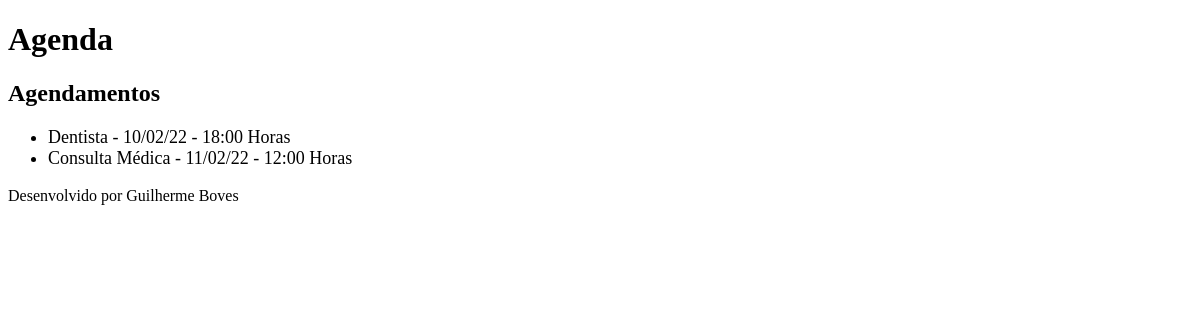
/agenda/, run on an earlier commit of the app's database.
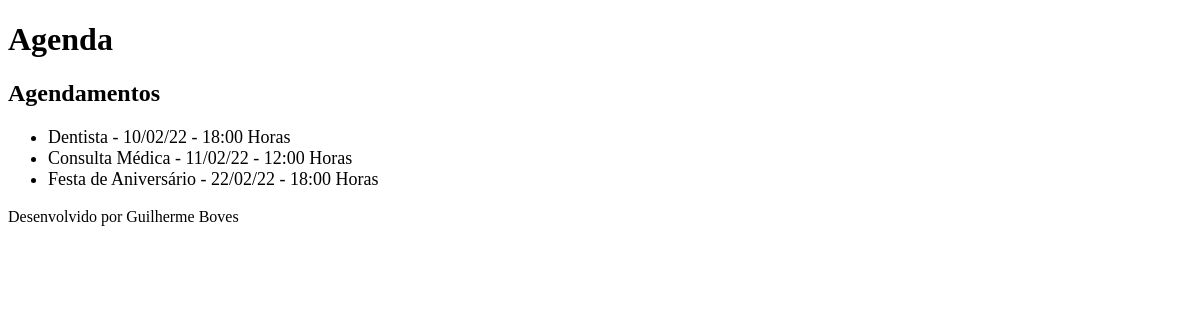
And on a later commit of the database.
### core/models.py (models this page shows, shortened)
class Evento(models.Model):
    titulo = models.CharField(max_length=100)
    descricao = models.TextField(blank=True, null=True)
    data_evento = models.DateTimeField(verbose_name='Data do Evento')
    data_criacao = models.DateTimeField(auto_now=True, verbose_name='Data de Criação')
    usuario = models.ForeignKey(User, on_delete=models.CASCADE)
    class Meta:
        db_table = 'evento'
    def get_data_evento(self):
        return self.data_evento.strftime('%d/%m/%y - %H:%M Horas')

### core/views.py (the view)
# urls.py: path('agenda/', views.listaEventos),
def listaEventos(request):
    evento = Evento.objects.all()
    dados = {'eventos':evento}
    return render(request, 'agenda.html', dados)

### templates/agenda.html
{% extends "model-page.html" %}
{% block content %}
    <h2>Agendamentos</h2>
    <ul style="font-size: 18px">
        {% for evento in eventos %}
            <li>{{evento.titulo}} - {{evento.get_data_evento}}</li>
        {% endfor %}
    </ul>
{% endblock %}

### templates/model-page.html
<!DOCTYPE html>
<html lang="en">
<head>
    {% include "model-header.html" %}
</head>
<body>
    {% block content %} {% endblock %}
    {% include "model-footer.html" %}
</body>
</html>

### templates/model-header.html (shortened to what this page needs)
<h1>Agenda</h1>

### templates/model-footer.html
<p>Desenvolvido por Guilherme Boves</p>

What changed in the data, as far as the page shows it:
added Evento: titulo "Festa de Aniversário", get_data_evento "22/02/22 - 18:00 Horas"
